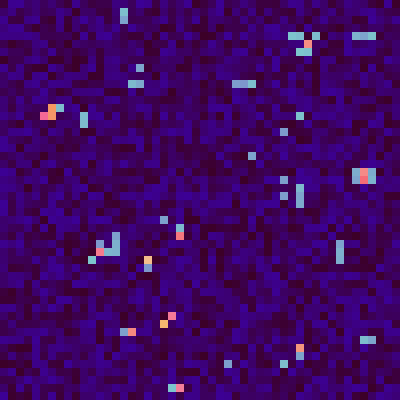
Frame 1 (no input)
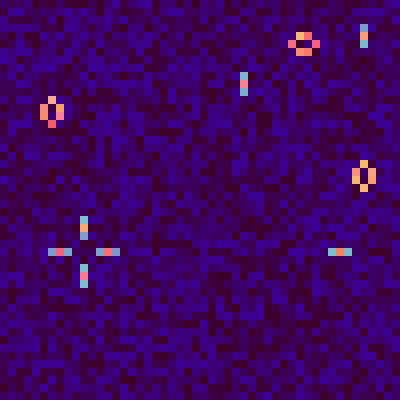
Frame 60 (the mouse pressed at the canvas centre just before this capture)
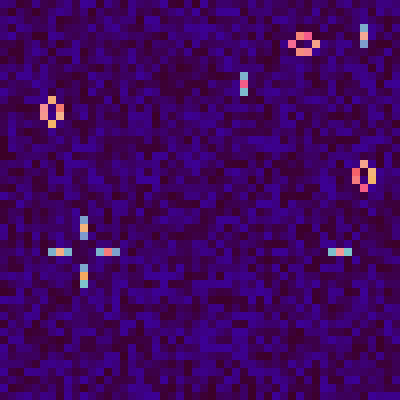
Frame 120 (the mouse held since frame 60 and released just before this capture)

The Processing sketch that drew these frames (run headless with seeded random() and noise(); from frame 60 on, the mouse is pressed at the canvas centre):

// Processing sketch: conwaytry2
// ── conwaytry2.pde
PImage c[] = new PImage[2]; // input image

int w, h; // width and height

int i, j; // counter variables

int center; // is the pixel alive or dead?
int sum; // how many neighbors are alive?

int which = 0; // which image are we working on

// 9 pixels for the neighborhood (p4 is center):
//  p0  p1  p2
//  p3 *p4* p5
//  p6  p7  p8
color p0, p1, p2, p3, p4, p5, p6, p7, p8; 

void setup()
{
  size(400, 400); // make the screen square
  noSmooth(); // turn off image and shape interpolation

  // create two blank images to work with for the game
  c[0] = createImage(50, 50, RGB);
  c[1] = createImage(50, 50, RGB);
  w = c[0].width; // width
  h = c[0].height; // height

    // fill our first image with random stuff:
  fillRandom();
}

void draw()
{
  c[which].loadPixels(); // load up the pixels array for input

  // step 1 - add pixels where mouse is
  if (mousePressed)
  {
    int mx = constrain(int(mouseX/8.0), 0, width-1);
    int my = constrain(int(mouseY/8.0), 0, height-1);
    c[which].pixels[my*w + mx] = color(50, 50, 255);
  }

  // step 2 - get the values for the "neighborhood" around each pixel
  for (i=0; i<h; i++) // these pixels are the rows
  {
    for (j=0; j<w; j++) // thise pixels are the columns
    {

      // top row
      p0 = c[which].pixels[((i-1+h)%h)*w + (j-1+w)%w]; // left pixel
      p1 = c[which].pixels[((i-1+h)%h)*w + j]; // center pixel
      p2 = c[which].pixels[((i-1+h)%h)*w + (j+1+w)%w]; // left pixel

      // center row
      p3 = c[which].pixels[i*w + (j-1+w)%w]; // left pixel
      p4 = c[which].pixels[i*w + j]; // center pixel
      p5 = c[which].pixels[i*w + (j+1+w)%w]; // left pixel

      // bottom row
      p6 = c[which].pixels[((i+1+h)%h)*w + (j-1+w)%w]; // left pixel
      p7 = c[which].pixels[((i+1+h)%h)*w + j]; // center pixel
      p8 = c[which].pixels[((i+1+h)%h)*w + (j+1+w)%w]; // left pixel

      // compute the sum: use the green channel for simplicity
      //to extract the green value out from the rgb
      sum = 0; // start blank
      sum+= int(green(p0)>28.) + int(green(p1)>28.) + int(green(p2)>28.); // top neighbors
      sum+= int(green(p3)>28.) + int(green(p5)>28.); // left and right neighbors
      sum+= int(green(p6)>28.) + int(green(p7)>28.) + int(green(p8)>28.); // bottom neighbors

      center = int(green(p4)>28.); // is the center pixel alive?

      //
      // RULES: PLAY WITH THESE
      //
      if (center==1 && (sum==2 || sum==3)) // alive... stay alive
      {
        c[1-which].pixels[i*w + j] = color(245, random(90,190), random(90,155));
      } else if (center==0 && sum==3) // dead... become alive
      {
        c[1-which].pixels[i*w + j] = color(125, random(150,200), 205); //green of alive>28 to show
      } else // die (or stay dead)
      {   
        c[1-which].pixels[i*w + j] = color(60, 0, random(40,150)); //the green of dead<28 to hide
      }
    }
  }

  c[1-which].updatePixels(); // restore the pixels array

  image(c[1-which], 0, 0, width, height); // draw to screen

  which = 1-which; // swap image buffer, swap c[0] and c[1]
}

void keyPressed()
{
  fillRandom(); // add random noise to image when you press any key
}

void fillRandom()
{
  // fill our current image with random stuff
  c[which].loadPixels();
  for (i=0; i<c[which].pixels.length; i++)
  {
    float rand = random(1000);
    if (rand>900) // 10% alive
    {
      c[which].pixels[i] = color(50, 50, 255);
    }
  }
  c[which].updatePixels();
}
